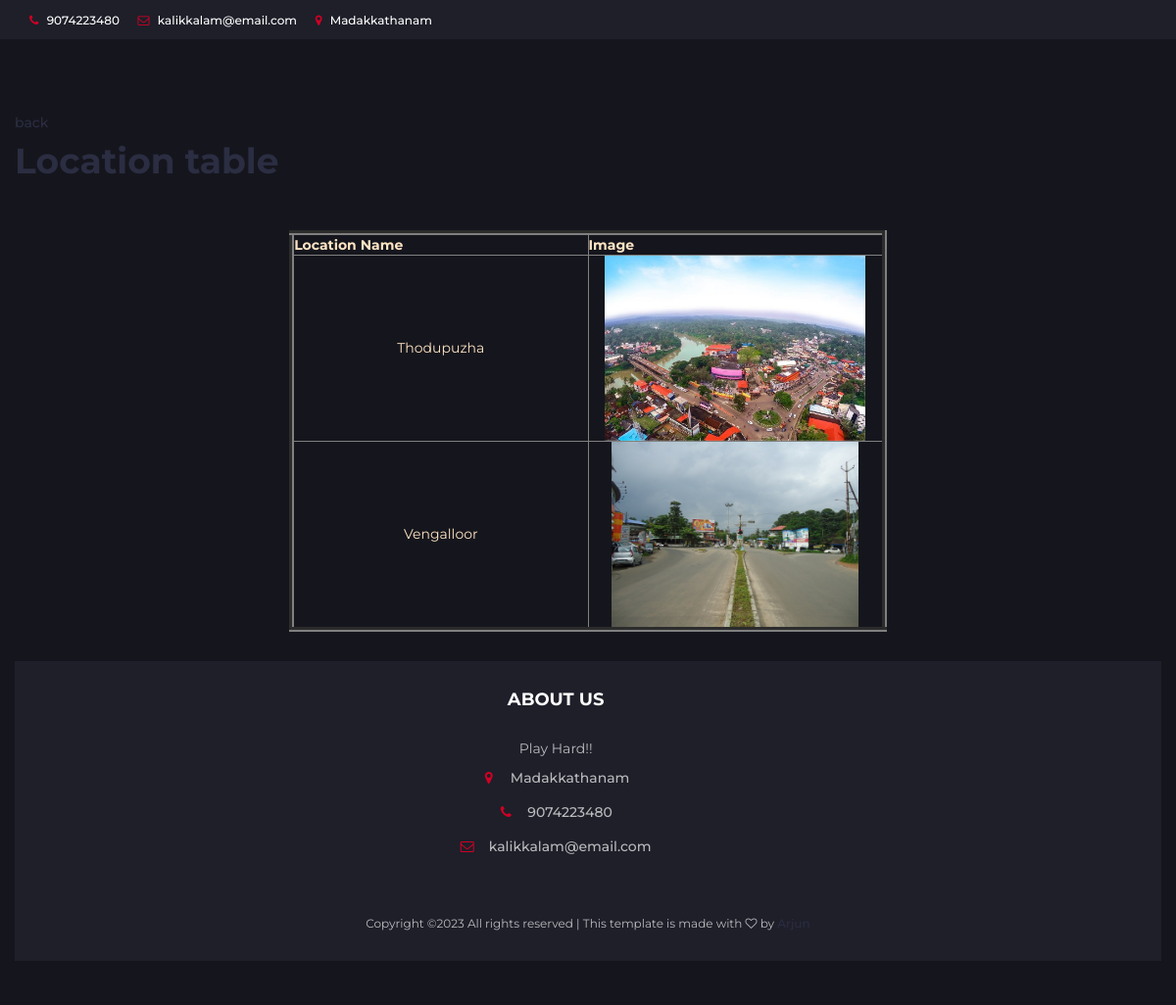
Before: /locationtable with the older database file.
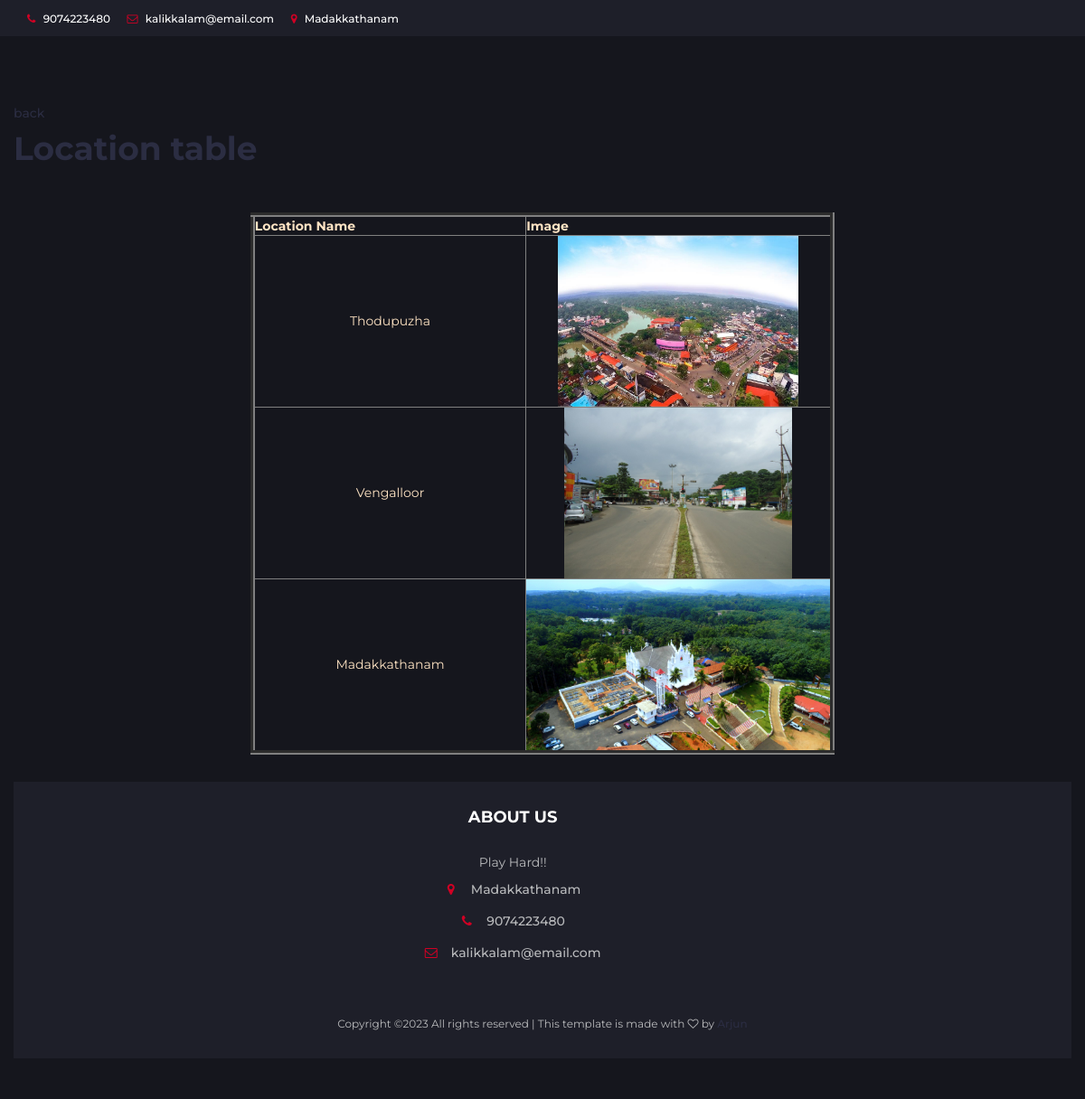
After: the same page with the newer database file.
### userapp/models.py (models this page shows)
class Location(models.Model):
    name=models.CharField(max_length=20)
    image=models.ImageField(upload_to='image',default='null.jpg')

### userapp/views.py (the view)
# urls.py: path('locationtable',views.locationtable,name='locationtable'),
def locationtable(request):
    data=Location.objects.all()
    return render(request,'locationtable.html',{'data':data})

### userapp/templates/locationtable.html
{% extends 'addlocation.html' %}
{% block contents %}
<br>
<a href="{% url 'userhome' %}"><p>back</p></a>
<h1>Location table</h1>
<br><br>
<table border="5" style="color: bisque;" align="center"><tr>
    <th style="width: 8cm;">Location Name</th>
    <th style="width: 8cm;">Image</th>
</tr>
{% for i in data %}
    <tr style="text-align: center;">
        <td>{{i.name}}</td>
        <td><img src="{{i.image.url}}" alt="" style="height: 5cm;"></td>
    </tr>
    {% endfor %}
</table>
{% endblock %}

Changed rows visible on the page:
added Location: name "Madakkathanam", image (picture)
